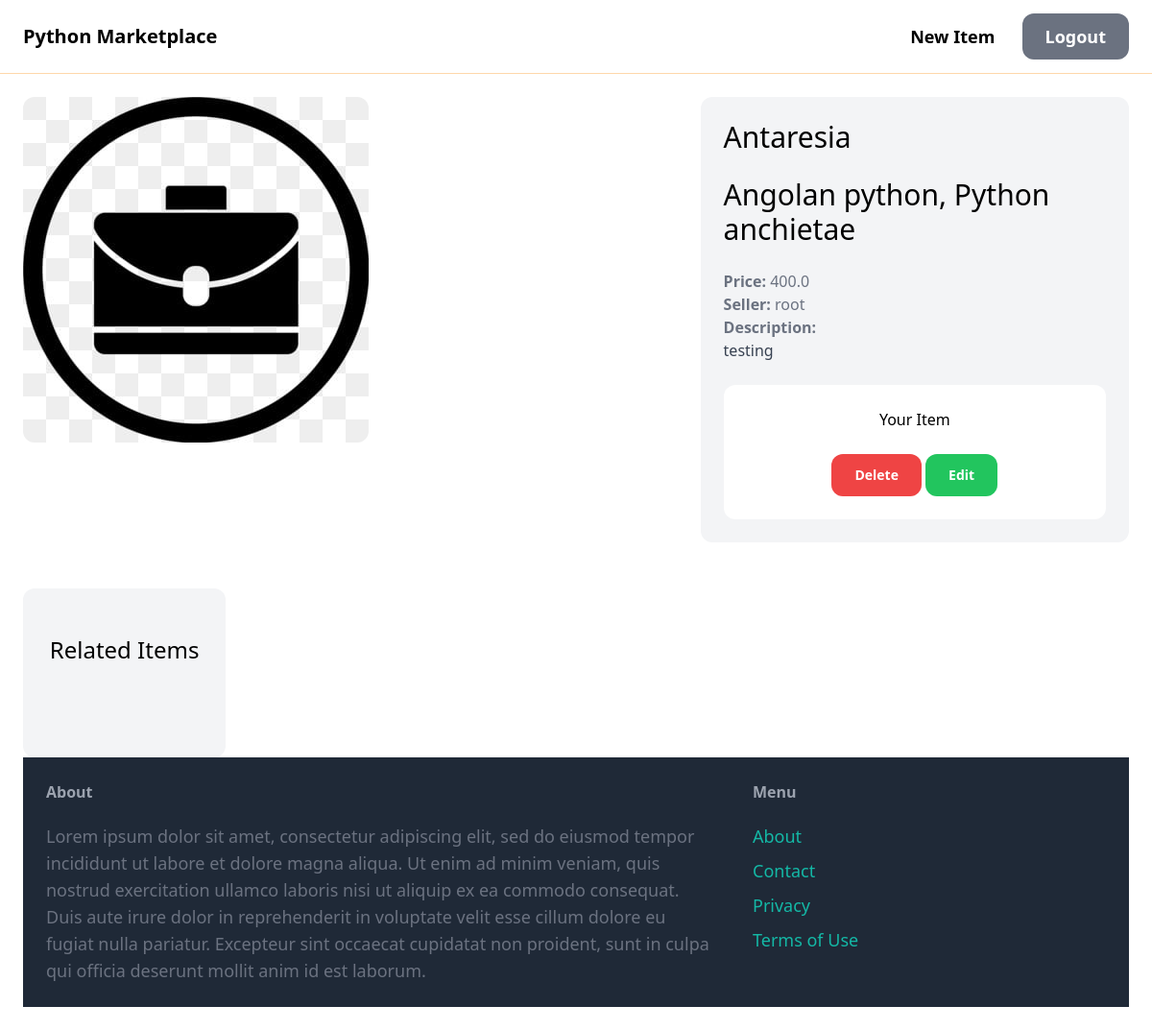
The app's page /items/2/ (signed in) with its own data.
### item/models.py (models this page shows)
class Item(models.Model):
    type = models.ForeignKey(Type, related_name="item.item.type+", on_delete=models.CASCADE)
    species = models.ForeignKey(Species, related_name="item.item.species+", on_delete=models.CASCADE)
    description = models.TextField(blank=True, null=False)
    price = models.FloatField()
    image = models.ImageField(upload_to='item_images', blank=True, null=True)
    is_sold = models.BooleanField(default=False)
    created_at = models.DateTimeField(auto_now_add= True)
    created_by= models.ForeignKey(User, related_name="item", on_delete=models.CASCADE)
    class Meta:
        db_table = 'item'

class Type(models.Model):
    name = models.CharField(max_length = 225)
    class Meta:
        ordering = ('name',)
    def __str__(self):
        return self.name

class Species(models.Model):
    name = models.CharField(max_length = 225)
    class Meta:
        ordering = ('name',)
        db_table = 'species'
    def __str__(self):
        return self.name

### item/views.py (the view)
# urls.py: path('<int:pk>/', views.detail, name='detail'),
def detail(request, pk):
    item = get_object_or_404(Item, pk=pk)
    related_items = Item.objects.filter(type=item.type, is_sold=False).exclude(pk=pk)[0:3]
    return render(request, 'item/detail.html', {
        'item': item,
        'related_items': related_items
    })

### item/templates/item/detail.html (shortened to what this page needs)
{% extends 'core/base.html'%}
{% block content %}
<div class='grid grid-cols-5 gap-6'>
    <div class='col-span-3'>
        <img src='{{ item.image.url }}' class='rounded-xl'>
    </div>
    <div class='col-span-2 p-6 bg-gray-100 rounded-xl'>
        <h1 class='mb-6 text-3xl'>{{ item.type }}</h1>
        <h2 class='mb-6 text-3xl'>{{ item.species }}</h2>
        <h3 class='text-gray-500'><strong> Price: </strong>{{ item.price }}</h3>
        <h3 class='text-gray-500'><strong> Seller: </strong>{{ item.created_by.username }}</h3>
        {% if item.description %}
        <p class='text-gray-700'>
            <strong class='text-gray-500'>Description: </strong><br>
            {{ item.description }}
        </p>
        {% endif %}
        {% if  request.user == item.created_by %}
        <div class='mt-6 p-6 bg-white rounded-xl text-center'>
            <p class='text-center'>Your Item</p>
            <a href="{% url 'item:delete' item.id %}" class='inline-block mt-6 px-6 py-3 text-sm font-semibold bg-red-500 text-white rounded-xl hover:bg-red-800'>Delete</a>
            <a href="{% url 'item:edit' item.id %}" class='inline-block mt-6 px-6 py-3 text-sm font-semibold bg-green-500 text-white rounded-xl hover:bg-green-800'>Edit</a>
        </div>
        {%else%}
        <button class='mt-6 px-6 py-3 text-lg font-semibold bg-teal-500 text-white rounded-xl hover:bg-teal-500'>Contact Seller</button>
        {% endif %}
</div>
<div class='mt-6 px-6 py-12 bg-gray-100 rounded-xl'>
    <h2 class='mb-12 text-2xl text-center'>Related Items</h2>
</div>
{% endblock %}

### records on screen
Item: image (picture), type "Antaresia", species "Angolan python, Python anchietae", price "400.0", created_by.username "root", description "testing"
